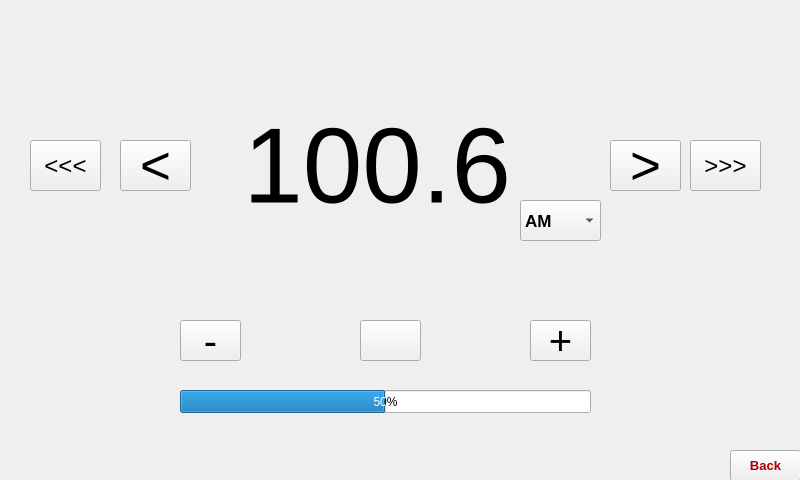
 <widget class="QWidget" name="Form">
  <property name="geometry">
   <rect>
    <x>0</x>
    <y>0</y>
    <width>800</width>
    <height>480</height>
   </rect>
  </property>
  <property name="windowTitle">
   <string>Form</string>
  </property>
  <property name="windowIcon">
   <iconset>
    <normaloff>../Images/icon.png</normaloff>../Images/icon.png</iconset>
  </property>
  <property name="styleSheet">
   <string notr="true">
QProgressBar:horizontal {
    border: 1px solid #3A3939;
    text-align: center;
    padding: 1px;
    background: #201F1F;
}
QProgressBar::chunk:horizontal {
    background-color: qlineargradient(spread:reflect, x1:1, y1:0.545, x2:1, y2:0, stop:0 rgba(28, 66, 111, 255), stop:1 rgba(37, 87, 146, 255));
}

QToolTip
{
    border: 1px solid #3A3939;
    background-color: rgb(90, 102, 117);;
    color: white;
    padding: 1px;
    opacity: 200;
}

QWidget
{
    color: silver;
    background-color: #302F2F;
    selection-background-color:#3d8ec9;
    selection-color: black;
    background-clip: border;
    border-image: none;
    outline: 0;
}

QWidget:item:hover
{
    background-color: #78879b;
    color: black;
}

QWidget:item:selected
{
    background-color: #3d8ec9;
}

QCheckBox
{
    spacing: 5px;
    outline: none;
    color: #bbb;
    margin-bottom: 2px;
}

QCheckBox:disabled
{
    color: #777777;
}
QCheckBox::indicator,
QGroupBox::indicator
{
    width: 18px;
    height: 18px;
}
QGroupBox::indicator
{
    margin-left: 2px;
}

QCheckBox::indicator:unchecked,
QCheckBox::indicator:unchecked:hover,
QGroupBox::indicator:unchecked,
QGroupBox::indicator:unchecked:hover
{
    image: url(:/dark_blue/img/checkbox_unchecked.png);
}

QCheckBox::indicator:unchecked:focus,
QCheckBox::indicator:unchecked:pressed,
QGroupBox::indicator:unchecked:focus,
QGroupBox::indicator:unchecked:pressed
{
  border: none;
    image: url(:/dark_blue/img/checkbox_unchecked_focus.png);
}

QCheckBox::indicator:checked,
QCheckBox::indicator:checked:hover,
QGroupBox::indicator:checked,
QGroupBox::indicator:checked:hover
{
    image: url(:/dark_blue/img/checkbox_checked.png);
}

QCheckBox::indicator:checked:focus,
QCheckBox::indicator:checked:pressed,
QGroupBox::indicator:checked:focus,
QGroupBox::indicator:checked:pressed
{
  border: none;
    image: url(:/dark_blue/img/checkbox_checked_focus.png);
}

QCheckBox::indicator:indeterminate,
QCheckBox::indicator:indeterminate:hover,
QCheckBox::indicator:indeterminate:pressed
QGroupBox::indicator:indeterminate,
QGroupBox::indicator:indeterminate:hover,
QGroupBox::indicator:indeterminate:pressed
{
    image: url(:/dark_blue/img/checkbox_indeterminate.png);
}

QCheckBox::indicator:indeterminate:focus,
QGroupBox::indicator:indeterminate:focus
{
    image: url(:/dark_blue/img/checkbox_indeterminate_focus.png);
}

QCheckBox::indicator:checked:disabled,
QGroupBox::indicator:checked:disabled
{
    image: url(:/dark_blue/img/checkbox_checked_disabled.png);
}

QCheckBox::indicator:unchecked:disabled,
QGroupBox::indicator:unchecked:disabled
{
    image: url(:/dark_blue/img/checkbox_unchecked_disabled.png);
}

QRadioButton
{
    spacing: 5px;
    outline: none;
    color: #bbb;
    margin-bottom: 2px;
}

QRadioButton:disabled
{
    color: #777777;
}
QRadioButton::indicator
{
    width: 21px;
    height: 21px;
}

QRadioButton::indicator:unchecked,
QRadioButton::indicator:unchecked:hover
{
    image: url(:/dark_blue/img/radio_unchecked.png);
}

QRadioButton::indicator:unchecked:focus,
QRadioButton::indicator:unchecked:pressed
{
  border: none;
  outline: none;
    image: url(:/dark_blue/img/radio_unchecked_focus.png);
}

QRadioButton::indicator:checked,
QRadioButton::indicator:checked:hover
{
  border: none;
  outline: none;
    image: url(:/dark_blue/img/radio_checked.png);
}

QRadioButton::indicator:checked:focus,
QRadioButton::indicato::menu-arrowr:checked:pressed
{
  border: none;
  outline: none;
    image: url(:/dark_blue/img/radio_checked_focus.png);
}

QRadioButton::indicator:indeterminate,
QRadioButton::indicator:indeterminate:hover,
QRadioButton::indicator:indeterminate:pressed
{
        image: url(:/dark_blue/img/radio_indeterminate.png);
}

QRadioButton::indicator:checked:disabled
{
  outline: none;
  image: url(:/dark_blue/img/radio_checked_disabled.png);
}

QRadioButton::indicator:unchecked:disabled
{
    image: url(:/dark_blue/img/radio_unchecked_disabled.png);
}


QMenuBar
{
    background-color: #302F2F;
    color: silver;
}

QMenuBar::item
{
    background: transparent;
}

QMenuBar::item:selected
{
    background: transparent;
    border: 1px solid #3A3939;
}

QMenuBar::item:pressed
{
    border: 1px solid #3A3939;
    background-color: #3d8ec9;
    color: black;
    margin-bottom:-1px;
    padding-bottom:1px;
}

QMenu
{
    border: 1px solid #3A3939;
    color: silver;
    margin: 1px;
}

QMenu::icon
{
    margin: 1px;
}

QMenu::item
{
    padding: 2px 2px 2px 25px;
    margin-left: 5px;
    border: 1px solid transparent; /* reserve space for selection border */
}

QMenu::item:selected
{
    color: black;
}

QMenu::separator {
    height: 2px;
    background: lightblue;
    margin-left: 10px;
    margin-right: 5px;
}

QMenu::indicator {
    width: 16px;
    height: 16px;
}

/* non-exclusive indicator = check box style indicator
   (see QActionGroup::setExclusive) */
QMenu::indicator:non-exclusive:unchecked {
    image: url(:/dark_blue/img/checkbox_unchecked.png);
}

QMenu::indicator:non-exclusive:unchecked:selected {
    image: url(:/dark_blue/img/checkbox_unchecked_disabled.png);
}

QMenu::indicator:non-exclusive:checked {
    image: url(:/dark_blue/img/checkbox_checked.png);
}

QMenu::indicator:non-exclusive:checked:selected {
    image: url(:/dark_blue/img/checkbox_checked_disabled.png);
}

/* exclusive indicator = radio button style indicator (see QActionGroup::setExclusive) */
QMenu::indicator:exclusive:unchecked {
    image: url(:/dark_blue/img/radio_unchecked.png);
}

QMenu::indicator:exclusive:unchecked:selected {
    image: url(:/dark_blue/img/radio_unchecked_disabled.png);
}

QMenu::indicator:exclusive:checked {
    image: url(:/dark_blue/img/radio_checked.png);
}

QMenu::indicator:exclusive:checked:selected {
    image: url(:/dark_blue/img/radio_checked_disabled.png);
}

QMenu::right-arrow {
    margin: 5px;
    image: url(:/dark_blue/img/right_arrow.png)
}


QWidget:disabled
{
    color: #808080;
    background-color: #302F2F;
}

QAbstractItemView
{
    alternate-background-color: #3A3939;
    color: silver;
    border: 1px solid 3A3939;
    border-radius: 2px;
    padding: 1px;
}

QWidget:focus, QMenuBar:focus
{
    border: 1px solid #78879b;
}

QTabWidget:focus, QCheckBox:focus, QRadioButton:focus, QSlider:focus
{
    border: none;
}

QLineEdit
{
    background-color: #201F1F;
    padding: 2px;
    border-style: solid;
    border: 1px solid #3A3939;
    border-radius: 2px;
    color: silver;
}

QGroupBox {
    border:1px solid #3A3939;
    border-radius: 2px;
    margin-top: 20px;
    background-color: #302F2F;
    color: silver;
}

QGroupBox::title {
    subcontrol-origin: margin;
    subcontrol-position: top center;
    padding-left: 10px;
    padding-right: 10px;
    padding-top: 10px;
}

QAbstractScrollArea
{
    border-radius: 2px;
    border: 1px solid #3A3939;
    background-color: transparent;
}

QScrollBar:horizontal
{
    height: 15px;
    margin: 3px 15px 3px 15px;
    border: 1px transparent #2A2929;
    border-radius: 4px;
    background-color: #2A2929;
}

QScrollBar::handle:horizontal
{
    background-color: #605F5F;
    min-width: 5px;
    border-radius: 4px;
}

QScrollBar::add-line:horizontal
{
    margin: 0px 3px 0px 3px;
    border-image: url(:/dark_blue/img/right_arrow_disabled.png);
    width: 10px;
    height: 10px;
    subcontrol-position: right;
    subcontrol-origin: margin;
}

QScrollBar::sub-line:horizontal
{
    margin: 0px 3px 0px 3px;
    border-image: url(:/dark_blue/img/left_arrow_disabled.png);
    height: 10px;
    width: 10px;
    subcontrol-position: left;
    subcontrol-origin: margin;
}

QScrollBar::add-line:horizontal:hover,QScrollBar::add-line:horizontal:on
{
    border-image: url(:/dark_blue/img/right_arrow.png);
    height: 10px;
    width: 10px;
    subcontrol-position: right;
    subcontrol-origin: margin;
}


QScrollBar::sub-line:horizontal:hover, QScrollBar::sub-line:horizontal:on
{
    border-image: url(:/dark_blue/img/left_arrow.png);
    height: 10px;
    width: 10px;
    subcontrol-position: left;
    subcontrol-origin: margin;
}

QScrollBar::up-arrow:horizontal, QScrollBar::down-arrow:horizontal
{
    background: none;
}


QScrollBar::add-page:horizontal, QScrollBar::sub-page:horizontal
{
    background: none;
}

QScrollBar:vertical
{
    background-color: #2A2929;
    width: 15px;
    margin: 15px 3px 15px 3px;
    border: 1px transparent #2A2929;
    border-radius: 4px;
}

QScrollBar::handle:vertical
{
    background-color: #605F5F;
    min-height: 5px;
    border-radius: 4px;
}

QScrollBar::sub-line:vertical
{
    margin: 3px 0px 3px 0px;
    border-image: url(:/dark_blue/img/up_arrow_disabled.png);
    height: 10px;
    width: 10px;
    subcontrol-position: top;
    subcontrol-origin: margin;
}

QScrollBar::add-line:vertical
{
    margin: 3px 0px 3px 0px;
    border-image: url(:/dark_blue/img/down_arrow_disabled.png);
    height: 10px;
    width: 10px;
    subcontrol-position: bottom;
    subcontrol-origin: margin;
}

QScrollBar::sub-line:vertical:hover,QScrollBar::sub-line:vertical:on
{

    border-image: url(:/dark_blue/img/up_arrow.png);
    height: 10px;
    width: 10px;
    subcontrol-position: top;
    subcontrol-origin: margin;
}


QScrollBar::add-line:vertical:hover, QScrollBar::add-line:vertical:on
{
    border-image: url(:/dark_blue/img/down_arrow.png);
    height: 10px;
    width: 10px;
    subcontrol-position: bottom;
    subcontrol-origin: margin;
}

QScrollBar::up-arrow:vertical, QScrollBar::down-arrow:vertical
{
    background: none;
}


QScrollBar::add-page:vertical, QScrollBar::sub-page:vertical
{
    background: none;
}

QTextEdit
{
    background-color: #201F1F;
    color: silver;
    border: 1px solid #3A3939;
}

QPlainTextEdit
{
    background-color: #201F1F;;
    color: silver;
    border-radius: 2px;
    border: 1px solid #3A3939;
}

QHeaderView::section
{
    background-color: #3A3939;
    color: silver;
    padding-left: 4px;
    border: 1px solid #6c6c6c;
}

QSizeGrip {
    image: url(:/dark_blue/img/sizegrip.png);
    width: 12px;
    height: 12px;
}

QMainWindow
{
    background-color: #302F2F;

}

QMainWindow::separator
{
    background-color: #302F2F;
    color: white;
    padding-left: 4px;
    spacing: 2px;
    border: 1px dashed #3A3939;
}

QMainWindow::separator:hover
{

    background-color: #787876;
    color: white;
    padding-left: 4px;
    border: 1px solid #3A3939;
    spacing: 2px;
}


QMenu::separator
{
    height: 1px;
    background-color: #3A3939;
    color: white;
    padding-left: 4px;
    margin-left: 10px;
    margin-right: 5px;
}


QFrame
{
    border-radius: 2px;
    border: 1px solid #444;
}

QFrame[frameShape=&quot;0&quot;]
{
    border-radius: 2px;
    border: 1px transparent #444;
}

QStackedWidget
{
    background-color: #302F2F;
    border: 1px transparent black;
}

QToolBar {
    border: 1px transparent #393838;
    background: 1px solid #302F2F;
    font-weight: bold;
}

QToolBar::handle:horizontal {
    image: url(:/dark_blue/img/Hmovetoolbar.png);
}
QToolBar::handle:vertical {
    image: url(:/dark_blue/img/Vmovetoolbar.png);
}
QToolBar::separator:horizontal {
    image: url(:/dark_blue/img/Hsepartoolbar.png);
}
QToolBar::separator:vertical {
    image: url(:/dark_blue/img/Vsepartoolbars.png);
}

QPushButton
{
    color: silver;
    background-color: #302F2F;
    border-width: 2px;
    border-color: #4A4949;
    border-style: solid;
    padding-top: 2px;
    padding-bottom: 2px;
    padding-left: 10px;
    padding-right: 10px;
    border-radius: 12px;
    /* outline: none; */
    /* min-width: 40px; */
}

QPushButton:disabled
{
    background-color: #302F2F;
    border-width: 2px;
    border-color: #3A3939;
    border-style: solid;
    padding-top: 2px;
    padding-bottom: 2px;
    padding-left: 10px;
    padding-right: 10px;
    /*border-radius: 2px;*/
    color: #808080;
}

QPushButton:focus {
    background-color: #3d8ec9;
    color: white;
}

QComboBox
{
    selection-background-color: #3d8ec9;
    background-color: #201F1F;
    border-style: solid;
    border: 1px solid #3A3939;
    border-radius: 2px;
    padding: 2px;
    min-width: 75px;
}

QPushButton:checked{
    background-color: #4A4949;
    border-color: #6A6969;
}

QPushButton:hover {
    border: 2px solid #78879b;
    color: silver;
}

QComboBox:hover, QAbstractSpinBox:hover,QLineEdit:hover,QTextEdit:hover,QPlainTextEdit:hover,QAbstractView:hover,QTreeView:hover
{
    border: 1px solid #78879b;
    color: silver;
}

QComboBox:on
{
    background-color: #626873;
    padding-top: 3px;
    padding-left: 4px;
    selection-background-color: #4a4a4a;
}

QComboBox QAbstractItemView
{
    background-color: #201F1F;
    border-radius: 2px;
    border: 1px solid #444;
    selection-background-color: #3d8ec9;
    color: silver;
}

QComboBox::drop-down
{
    subcontrol-origin: padding;
    subcontrol-position: top right;
    width: 15px;

    border-left-width: 0px;
    border-left-color: darkgray;
    border-left-style: solid;
    border-top-right-radius: 3px;
    border-bottom-right-radius: 3px;
}

QComboBox::down-arrow
{
    image: url(:/dark_blue/img/down_arrow_disabled.png);
}

QComboBox::down-arrow:on, QComboBox::down-arrow:hover,
QComboBox::down-arrow:focus
{
    image: url(:/dark_blue/img/down_arrow.png);
}

QPushButton:pressed
{
    background-color: #484846;
}

QAbstractSpinBox {
    padding-top: 2px;
    padding-bottom: 2px;
    border: 1px solid #3A3939;
    background-color: #201F1F;
    color: silver;
    border-radius: 2px;
    min-width: 75px;
}

QAbstractSpinBox:up-button
{
    background-color: transparent;
    subcontrol-origin: border;
    subcontrol-position: top right;
}

QAbstractSpinBox:down-button
{
    background-color: transparent;
    subcontrol-origin: border;
    subcontrol-position: bottom right;
}

QAbstractSpinBox::up-arrow,QAbstractSpinBox::up-arrow:disabled,QAbstractSpinBox::up-arrow:off {
    image: url(:/dark_blue/img/up_arrow_disabled.png);
    width: 10px;
    height: 10px;
}
QAbstractSpinBox::up-arrow:hover
{
    image: url(:/dark_blue/img/up_arrow.png);
}


QAbstractSpinBox::down-arrow,QAbstractSpinBox::down-arrow:disabled,QAbstractSpinBox::down-arrow:off
{
    image: url(:/dark_blue/img/down_arrow_disabled.png);
    width: 10px;
    height: 10px;
}
QAbstractSpinBox::down-arrow:hover
{
    image: url(:/dark_blue/img/down_arrow.png);
}


QLabel
{
    border: 0px solid black;
}

QTabWidget{
    border: 1px transparent black;
}

QTabWidget::pane {
    border: 1px solid #444;
    border-radius: 3px;
    padding: 3px;
}

QTabBar
{
    qproperty-drawBase: 0;
    left: 5px; /* move to the right by 5px */
}

QTabBar:focus
{
    border: 0px transparent black;
}

QTabBar::close-button  {
    image: url(:/dark_blue/img/close.png);
    background: transparent;
}

QTabBar::close-button:hover
{
    image: url(:/dark_blue/img/close-hover.png);
    background: transparent;
}

QTabBar::close-button:pressed {
    image: url(:/dark_blue/img/close-pressed.png);
    background: transparent;
}

/* TOP TABS */
QTabBar::tab:top {
    color: #b1b1b1;
    border: 1px solid #4A4949;
    border-bottom: 1px transparent black;
    background-color: #302F2F;
    padding: 5px;
    border-top-left-radius: 2px;
    border-top-right-radius: 2px;
}

QTabBar::tab:top:!selected
{
    color: #b1b1b1;
    background-color: #201F1F;
    border: 1px transparent #4A4949;
    border-bottom: 1px transparent #4A4949;
    border-top-left-radius: 0px;
    border-top-right-radius: 0px;
}

QTabBar::tab:top:!selected:hover {
    background-color: #48576b;
}

/* BOTTOM TABS */
QTabBar::tab:bottom {
    color: #b1b1b1;
    border: 1px solid #4A4949;
    border-top: 1px transparent black;
    background-color: #302F2F;
    padding: 5px;
    border-bottom-left-radius: 2px;
    border-bottom-right-radius: 2px;
}

QTabBar::tab:bottom:!selected
{
    color: #b1b1b1;
    background-color: #201F1F;
    border: 1px transparent #4A4949;
    border-top: 1px transparent #4A4949;
    border-bottom-left-radius: 0px;
    border-bottom-right-radius: 0px;
}

QTabBar::tab:bottom:!selected:hover {
    background-color: #78879b;
}

/* LEFT TABS */
QTabBar::tab:left {
    color: #b1b1b1;
    border: 1px solid #4A4949;
    border-left: 1px transparent black;
    background-color: #302F2F;
    padding: 5px;
    border-top-right-radius: 2px;
    border-bottom-right-radius: 2px;
}

QTabBar::tab:left:!selected
{
    color: #b1b1b1;
    background-color: #201F1F;
    border: 1px transparent #4A4949;
    border-right: 1px transparent #4A4949;
    border-top-right-radius: 0px;
    border-bottom-right-radius: 0px;
}

QTabBar::tab:left:!selected:hover {
    background-color: #48576b;
}


/* RIGHT TABS */
QTabBar::tab:right {
    color: #b1b1b1;
    border: 1px solid #4A4949;
    border-right: 1px transparent black;
    background-color: #302F2F;
    padding: 5px;
    border-top-left-radius: 2px;
    border-bottom-left-radius: 2px;
}

QTabBar::tab:right:!selected
{
    color: #b1b1b1;
    background-color: #201F1F;
    border: 1px transparent #4A4949;
    border-right: 1px transparent #4A4949;
    border-top-left-radius: 0px;
    border-bottom-left-radius: 0px;
}

QTabBar::tab:right:!selected:hover {
    background-color: #48576b;
}

QTabBar QToolButton::right-arrow:enabled {
     image: url(:/dark_blue/img/right_arrow.png);
 }

 QTabBar QToolButton::left-arrow:enabled {
     image: url(:/dark_blue/img/left_arrow.png);
 }

QTabBar QToolButton::right-arrow:disabled {
     image: url(:/dark_blue/img/right_arrow_disabled.png);
 }

 QTabBar QToolButton::left-arrow:disabled {
     image: url(:/dark_blue/img/left_arrow_disabled.png);
 }


QDockWidget {
    border: 1px solid #403F3F;
    titlebar-close-icon: url(:/dark_blue/img/close.png);
    titlebar-normal-icon: url(:/dark_blue/img/undock.png);
}

QDockWidget::close-button, QDockWidget::float-button {
    border: 1px solid transparent;
    border-radius: 2px;
    background: transparent;
}

QDockWidget::close-button:hover, QDockWidget::float-button:hover {
    background: rgba(255, 255, 255, 10);
}

QDockWidget::close-button:pressed, QDockWidget::float-button:pressed {
    padding: 1px -1px -1px 1px;
    background: rgba(255, 255, 255, 10);
}

QTreeView, QListView, QTextBrowser, AtLineEdit, AtLineEdit::hover {
    border: 1px solid #444;
    background-color: silver;
    border-radius: 3px;
    margin-left: 3px;
    color: black;
}

QTreeView:branch:selected, QTreeView:branch:hover {
    background: url(:/dark_blue/img/transparent.png);
}

QTreeView::branch:has-siblings:!adjoins-item {
    border-image: url(:/dark_blue/img/transparent.png);
}

QTreeView::branch:has-siblings:adjoins-item {
    border-image: url(:/dark_blue/img/transparent.png);
}

QTreeView::branch:!has-children:!has-siblings:adjoins-item {
    border-image: url(:/dark_blue/img/transparent.png);
}

QTreeView::branch:has-children:!has-siblings:closed,
QTreeView::branch:closed:has-children:has-siblings {
    image: url(:/dark_blue/img/branch_closed.png);
}

QTreeView::branch:open:has-children:!has-siblings,
QTreeView::branch:open:has-children:has-siblings  {
    image: url(:/dark_blue/img/branch_open.png);
}

QTreeView::branch:has-children:!has-siblings:closed:hover,
QTreeView::branch:closed:has-children:has-siblings:hover {
    image: url(:/dark_blue/img/branch_closed-on.png);
    }

QTreeView::branch:open:has-children:!has-siblings:hover,
QTreeView::branch:open:has-children:has-siblings:hover  {
    image: url(:/dark_blue/img/branch_open-on.png);
    }

QListView::item:!selected:hover, QListView::item:!selected:hover, QTreeView::item:!selected:hover  {
    background: rgba(0, 0, 0, 0);
    outline: 0;
    color: #FFFFFF
}

QListView::item:selected:hover, QListView::item:selected:hover, QTreeView::item:selected:hover  {
    background: #3d8ec9;
    color: #FFFFFF;
}

QSlider::groove:horizontal {
    border: 1px solid #3A3939;
    height: 8px;
    background: #201F1F;
    margin: 2px 0;
    border-radius: 2px;
}

QSlider::handle:horizontal {
    background: QLinearGradient( x1: 0, y1: 0, x2: 0, y2: 1,
      stop: 0.0 silver, stop: 0.2 #a8a8a8, stop: 1 #727272);
    border: 1px solid #3A3939;
    width: 14px;
    height: 14px;
    margin: -4px 0;
    border-radius: 2px;
}

QSlider::groove:vertical {
    border: 1px solid #3A3939;
    width: 8px;
    background: #201F1F;
    margin: 0 0px;
    border-radius: 2px;
}

QSlider::handle:vertical {
    background: QLinearGradient( x1: 0, y1: 0, x2: 0, y2: 1, stop: 0.0 silver,
    stop: 0.2 #a8a8a8, stop: 1 #727272);
    border: 1px solid #3A3939;
    width: 14px;
    height: 14px;
    margin: 0 -4px;
    border-radius: 2px;
}

QToolButton {
    /*  background-color: transparent; */
    border: 2px transparent #4A4949;
    border-radius: 4px;
    background-color: dimgray;
    margin: 2px;
    padding: 2px;
}

QToolButton[popupMode=&quot;1&quot;] { /* only for MenuButtonPopup */
 padding-right: 20px; /* make way for the popup button */
 border: 2px transparent #4A4949;
 border-radius: 4px;
}

QToolButton[popupMode=&quot;2&quot;] { /* only for InstantPopup */
 padding-right: 10px; /* make way for the popup button */
 border: 2px transparent #4A4949;
}


QToolButton:hover, QToolButton::menu-button:hover {
    border: 2px solid #78879b;
}

QToolButton:checked, QToolButton:pressed,
    QToolButton::menu-button:pressed {
    background-color: #4A4949;
    border: 2px solid #78879b;
}

/* the subcontrol below is used only in the InstantPopup or DelayedPopup mode */
QToolButton::menu-indicator {
    image: url(:/dark_blue/img/down_arrow.png);
    top: -7px; left: -2px; /* shift it a bit */
}

/* the subcontrols below are used only in the MenuButtonPopup mode */
QToolButton::menu-button {
    border: 1px transparent #4A4949;
    border-top-right-radius: 6px;
    border-bottom-right-radius: 6px;
    /* 16px width + 4px for border = 20px allocated above */
    width: 16px;
    outline: none;
}

QToolButton::menu-arrow {
    image: url(:/dark_blue/img/down_arrow.png);
}

QToolButton::menu-arrow:open {
    top: 1px; left: 1px; /* shift it a bit */
    border: 1px solid #3A3939;
}

QPushButton::menu-indicator  {
    subcontrol-origin: padding;
    subcontrol-position: bottom right;
    left: 4px;
}

QTableView
{
    border: 1px solid #444;
    gridline-color: #6c6c6c;
    background-color: #201F1F;
}


QTableView, QHeaderView
{
    border-radius: 0px;
}

QTableView::item:pressed, QListView::item:pressed, QTreeView::item:pressed  {
    background: #78879b;
    color: #FFFFFF;
}

QTableView::item:selected:active, QTreeView::item:selected:active, QListView::item:selected:active  {
    background: #3d8ec9;
    color: #FFFFFF;
}


QHeaderView
{
    border: 1px transparent;
    border-radius: 2px;
    margin: 0px;
    padding: 0px;
}

QHeaderView::section  {
    background-color: #3A3939;
    color: silver;
    padding: 4px;
    border: 1px solid #6c6c6c;
    border-radius: 0px;
    text-align: center;
}

QHeaderView::section::vertical::first, QHeaderView::section::vertical::only-one
{
    border-top: 1px solid #6c6c6c;
}

QHeaderView::section::vertical
{
    border-top: transparent;
}

QHeaderView::section::horizontal::first, QHeaderView::section::horizontal::only-one
{
    border-left: 1px solid #6c6c6c;
}

QHeaderView::section::horizontal
{
    border-left: transparent;
}


QHeaderView::section:checked
 {
    color: white;
    background-color: #5A5959;
 }

 /* style the sort indicator */
QHeaderView::down-arrow {
    image: url(:/dark_blue/img/down_arrow.png);
}

QHeaderView::up-arrow {
    image: url(:/dark_blue/img/up_arrow.png);
}


QTableCornerButton::section {
    background-color: #3A3939;
    border: 1px solid #3A3939;
    border-radius: 2px;
}

QToolBox  {
    padding: 3px;
    border: 1px transparent black;
}

QToolBox::tab {
    color: #b1b1b1;
    background-color: #302F2F;
    border: 1px solid #4A4949;
    border-bottom: 1px transparent #302F2F;
    border-top-left-radius: 5px;
    border-top-right-radius: 5px;
}

 QToolBox::tab:selected { /* italicize selected tabs */
    font: italic;
    background-color: #302F2F;
    border-color: #3d8ec9;
 }

QStatusBar::item {
    border: 1px solid #3A3939;
    border-radius: 2px;
 }


QFrame[height=&quot;3&quot;], QFrame[width=&quot;3&quot;] {
    background-color: #AAA;
}


QSplitter::handle {
    border: 1px dashed #3A3939;
}

QSplitter::handle:hover {
    background-color: #787876;
    border: 1px solid #3A3939;
}

QSplitter::handle:horizontal {
    width: 1px;
}

QSplitter::handle:vertical {
    height: 1px;
}

QListWidget {
    background-color: silver;
    border-radius: 5px;
    margin-left: 5px;
}

QListWidget::item {
    color: black;
}

QMessageBox {
    messagebox-critical-icon	: url(:/dark_blue/img/critical.png);
    messagebox-information-icon	: url(:/dark_blue/img/information.png);
    messagebox-question-icon	: url(:/dark_blue/img/question.png);
    messagebox-warning-icon:    : url(:/dark_blue/img/warning.png);
}

ColorButton::enabled {
    border-radius: 0px;
    border: 1px solid #444444;
}

ColorButton::disabled {
    border-radius: 0px;
    border: 1px solid #AAAAAA;
}</string>
  </property>
  <widget class="QPushButton" name="back">
   <property name="geometry">
    <rect>
     <x>730</x>
     <y>450</y>
     <width>71</width>
     <height>31</height>
    </rect>
   </property>
   <property name="font">
    <font>
     <pointsize>10</pointsize>
     <bold>true</bold>
    </font>
   </property>
   <property name="styleSheet">
    <string notr="true">color: rgb(170, 0, 0);</string>
   </property>
   <property name="text">
    <string>Back</string>
   </property>
  </widget>
  <widget class="QLabel" name="freq">
   <property name="geometry">
    <rect>
     <x>210</x>
     <y>100</y>
     <width>301</width>
     <height>131</height>
    </rect>
   </property>
   <property name="font">
    <font>
     <pointsize>80</pointsize>
    </font>
   </property>
   <property name="text">
    <string>100.6</string>
   </property>
   <property name="alignment">
    <set>Qt::AlignRight|Qt::AlignTrailing|Qt::AlignVCenter</set>
   </property>
  </widget>
  <widget class="QPushButton" name="increment">
   <property name="geometry">
    <rect>
     <x>610</x>
     <y>140</y>
     <width>71</width>
     <height>51</height>
    </rect>
   </property>
   <property name="font">
    <font>
     <pointsize>40</pointsize>
     <italic>false</italic>
     <bold>false</bold>
    </font>
   </property>
   <property name="toolTip">
    <string>&lt;html&gt;&lt;head/&gt;&lt;body&gt;&lt;p&gt;Small Step Increment&lt;/p&gt;&lt;/body&gt;&lt;/html&gt;</string>
   </property>
   <property name="text">
    <string>&gt;</string>
   </property>
  </widget>
  <widget class="QPushButton" name="next">
   <property name="geometry">
    <rect>
     <x>690</x>
     <y>140</y>
     <width>71</width>
     <height>51</height>
    </rect>
   </property>
   <property name="font">
    <font>
     <pointsize>18</pointsize>
     <italic>false</italic>
     <bold>false</bold>
     <strikeout>false</strikeout>
    </font>
   </property>
   <property name="toolTip">
    <string>&lt;html&gt;&lt;head/&gt;&lt;body&gt;&lt;p&gt;Next Channel&lt;/p&gt;&lt;/body&gt;&lt;/html&gt;</string>
   </property>
   <property name="text">
    <string>&gt;&gt;&gt;</string>
   </property>
  </widget>
  <widget class="QPushButton" name="play_pause">
   <property name="geometry">
    <rect>
     <x>360</x>
     <y>320</y>
     <width>61</width>
     <height>41</height>
    </rect>
   </property>
   <property name="font">
    <font>
     <pointsize>17</pointsize>
     <bold>false</bold>
    </font>
   </property>
   <property name="toolTip">
    <string>&lt;html&gt;&lt;head/&gt;&lt;body&gt;&lt;p&gt;Play/Pause&lt;/p&gt;&lt;/body&gt;&lt;/html&gt;</string>
   </property>
   <property name="text">
    <string/>
   </property>
   <property name="iconSize">
    <size>
     <width>100</width>
     <height>40</height>
    </size>
   </property>
  </widget>
  <widget class="QProgressBar" name="sound">
   <property name="geometry">
    <rect>
     <x>180</x>
     <y>390</y>
     <width>411</width>
     <height>23</height>
    </rect>
   </property>
   <property name="value">
    <number>50</number>
   </property>
  </widget>
  <widget class="QComboBox" name="select">
   <property name="geometry">
    <rect>
     <x>520</x>
     <y>200</y>
     <width>81</width>
     <height>41</height>
    </rect>
   </property>
   <property name="font">
    <font>
     <pointsize>13</pointsize>
     <bold>true</bold>
    </font>
   </property>
   <item>
    <property name="text">
     <string>AM</string>
    </property>
   </item>
   <item>
    <property name="text">
     <string>FM</string>
    </property>
   </item>
  </widget>
  <widget class="QLabel" name="label_2">
   <property name="geometry">
    <rect>
     <x>130</x>
     <y>380</y>
     <width>41</width>
     <height>41</height>
    </rect>
   </property>
   <property name="text">
    <string/>
   </property>
   <property name="pixmap">
    <pixmap>../Images/Daco_5638695.png</pixmap>
   </property>
   <property name="scaledContents">
    <bool>true</bool>
   </property>
  </widget>
  <widget class="QLabel" name="label_3">
   <property name="geometry">
    <rect>
     <x>600</x>
     <y>370</y>
     <width>51</width>
     <height>51</height>
    </rect>
   </property>
   <property name="text">
    <string/>
   </property>
   <property name="pixmap">
    <pixmap>../Images/500px-Speaker_Icon.svg.png</pixmap>
   </property>
   <property name="scaledContents">
    <bool>true</bool>
   </property>
  </widget>
  <widget class="QPushButton" name="dec_sound">
   <property name="geometry">
    <rect>
     <x>180</x>
     <y>320</y>
     <width>61</width>
     <height>41</height>
    </rect>
   </property>
   <property name="font">
    <font>
     <pointsize>30</pointsize>
     <bold>false</bold>
    </font>
   </property>
   <property name="toolTip">
    <string>&lt;html&gt;&lt;head/&gt;&lt;body&gt;&lt;p&gt;Volume Down&lt;/p&gt;&lt;/body&gt;&lt;/html&gt;</string>
   </property>
   <property name="text">
    <string>-</string>
   </property>
  </widget>
  <widget class="QPushButton" name="inc_sound">
   <property name="geometry">
    <rect>
     <x>530</x>
     <y>320</y>
     <width>61</width>
     <height>41</height>
    </rect>
   </property>
   <property name="font">
    <font>
     <pointsize>30</pointsize>
     <bold>false</bold>
    </font>
   </property>
   <property name="toolTip">
    <string>&lt;html&gt;&lt;head/&gt;&lt;body&gt;&lt;p&gt;Volume Up&lt;/p&gt;&lt;/body&gt;&lt;/html&gt;</string>
   </property>
   <property name="whatsThis">
    <string>&lt;html&gt;&lt;head/&gt;&lt;body&gt;&lt;p&gt;increase the sound&lt;/p&gt;&lt;p&gt;&lt;br/&gt;&lt;/p&gt;&lt;/body&gt;&lt;/html&gt;</string>
   </property>
   <property name="layoutDirection">
    <enum>Qt::LeftToRight</enum>
   </property>
   <property name="autoFillBackground">
    <bool>false</bool>
   </property>
   <property name="text">
    <string>+</string>
   </property>
   <property name="autoDefault">
    <bool>false</bool>
   </property>
   <property name="default">
    <bool>false</bool>
   </property>
   <property name="flat">
    <bool>false</bool>
   </property>
  </widget>
  <widget class="QPushButton" name="decrement">
   <property name="geometry">
    <rect>
     <x>120</x>
     <y>140</y>
     <width>71</width>
     <height>51</height>
    </rect>
   </property>
   <property name="font">
    <font>
     <pointsize>40</pointsize>
     <italic>false</italic>
     <bold>false</bold>
    </font>
   </property>
   <property name="toolTip">
    <string>&lt;html&gt;&lt;head/&gt;&lt;body&gt;&lt;p&gt;Small Step Decrement&lt;/p&gt;&lt;/body&gt;&lt;/html&gt;</string>
   </property>
   <property name="text">
    <string>&lt;</string>
   </property>
  </widget>
  <widget class="QPushButton" name="previous">
   <property name="geometry">
    <rect>
     <x>30</x>
     <y>140</y>
     <width>71</width>
     <height>51</height>
    </rect>
   </property>
   <property name="font">
    <font>
     <pointsize>18</pointsize>
     <italic>false</italic>
     <bold>false</bold>
     <strikeout>false</strikeout>
    </font>
   </property>
   <property name="toolTip">
    <string>&lt;html&gt;&lt;head/&gt;&lt;body&gt;&lt;p&gt;Previous channel&lt;/p&gt;&lt;/body&gt;&lt;/html&gt;</string>
   </property>
   <property name="text">
    <string>&lt;&lt;&lt;</string>
   </property>
  </widget>
 </widget>
